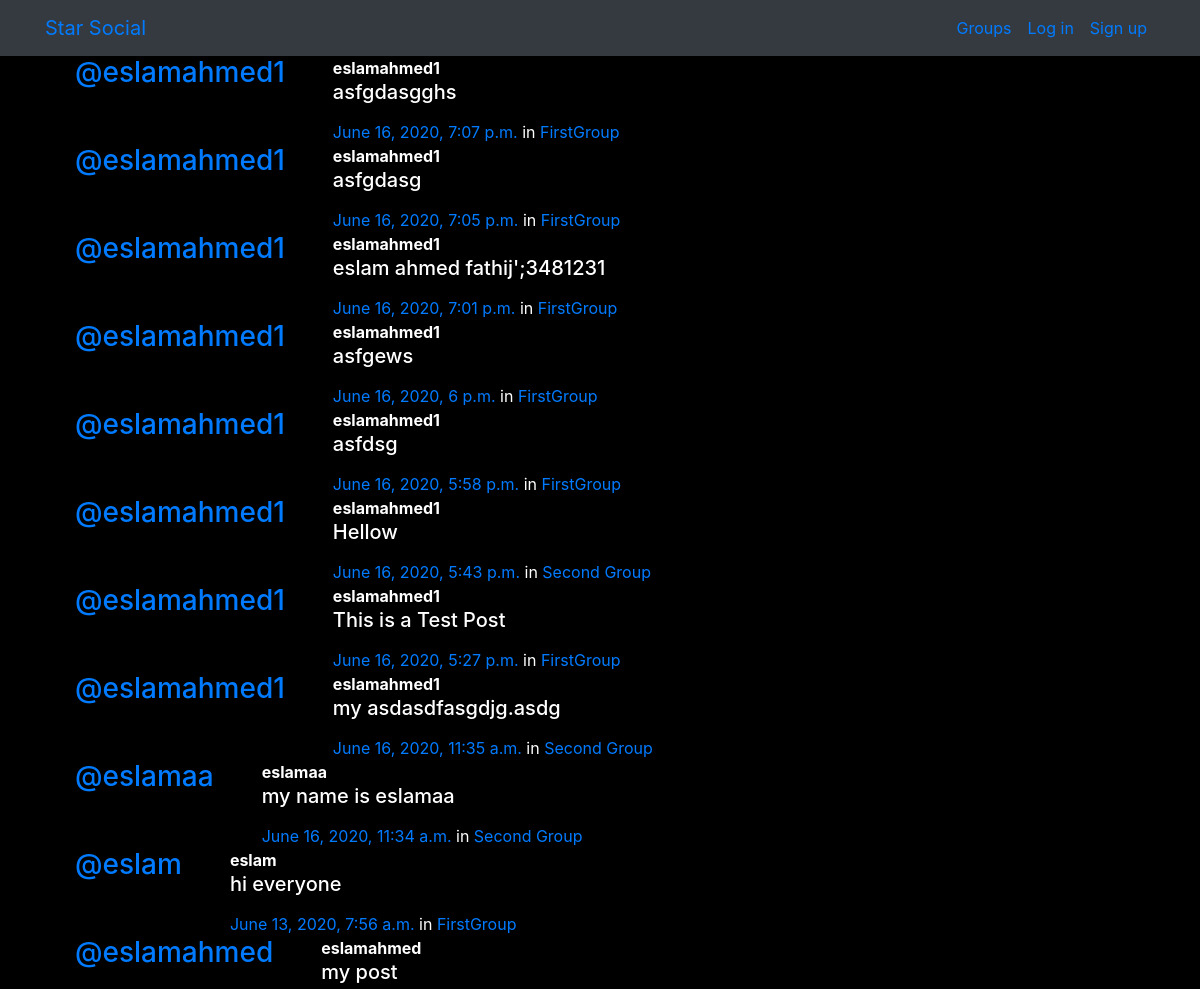
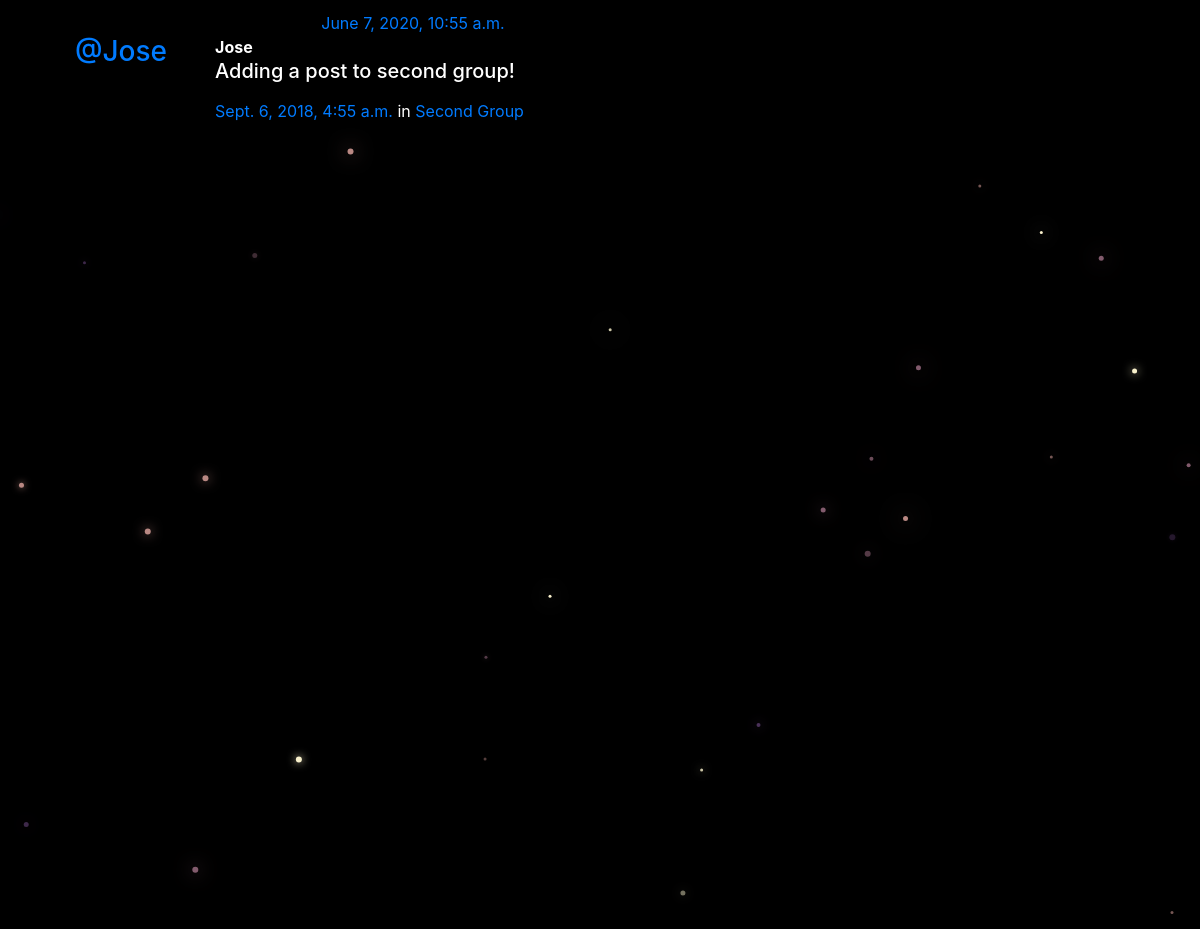
/posts/, run on the app's committed database (2 pictures, top to bottom).
### posts/models.py (models this page shows, shortened)
class Post(models.Model):
    user = models.ForeignKey(User, related_name="posts",on_delete=models.CASCADE)
    created_at = models.DateTimeField(auto_now=True)
    message = models.TextField()
    message_html = models.TextField(editable=False)
    group = models.ForeignKey(Group, related_name="posts",null=True, blank=True,on_delete=models.CASCADE)
    class Meta:
        ordering = ["-created_at"]
        unique_together = ["user", "message"]

### groups/models.py (models this page shows, shortened)
class Group(models.Model):
    name = models.CharField(max_length=255, unique=True)
    slug = models.SlugField(allow_unicode=True, unique=True)
    description = models.TextField(blank=True, default='')
    description_html = models.TextField(editable=False, default='', blank=True)
    members = models.ManyToManyField(User,through="GroupMember")
    class Meta:
        ordering = ["name"]

### posts/views.py (the view)
# urls.py: path('', views.PostList.as_view(), name="all"),
class PostList(SelectRelatedMixin, generic.ListView):
    model = models.Post
    select_related = ("user", "group")

### posts/templates/posts/post_list.html (shortened to what this page needs)
{% extends "posts/post_base.html" %}
{% load humanize %}
{% block post_content %}
<div class="col-md-8">
	{% for post in post_list %}
  {% include "posts/_post.html" %}
	{% endfor %}
</div>
{% endblock %}

### posts/templates/posts/_post.html (shortened to what this page needs)
<div class="media">
	<h3 class="mr-5"><a href="{% url 'posts:for_user' username=post.user.username %}">@{{ post.user.username }}</a></h3>
	<div class="media-body">
		<strong>{{ post.user.username }}</strong>
		<h5>{{ post.message_html|safe }}</h5>
			<time class="time"><a href="{% url 'posts:single' username=post.user.username pk=post.pk %}">{{ post.created_at }}</a></time>
			{% if post.group %}
			<span class="group-name">in <a href="#">{{ post.group.name }}</a></span>
			{% endif %}
	</div>
</div>

### static/simplesocial/css/master.css (style rules this page uses)
body { margin: 0; overflow: hidden; background-color: black; color:white; }

### data on the page
Post: user.username "eslamahmed1", message_html "asfgdasgghs", created_at "June 16, 2020, 7:07 p.m.", group.name "FirstGroup"
Post: user.username "eslamahmed1", message_html "asfgdasg", created_at "June 16, 2020, 7:05 p.m.", group.name "FirstGroup"
Post: user.username "eslamahmed1", message_html "eslam ahmed fathij';3481231", created_at "June 16, 2020, 7:01 p.m.", group.name "FirstGroup"
Post: user.username "eslamahmed1", message_html "asfgews", created_at "June 16, 2020, 6 p.m.", group.name "FirstGroup"
Post: user.username "eslamahmed1", message_html "asfdsg", created_at "June 16, 2020, 5:58 p.m.", group.name "FirstGroup"
Post: user.username "eslamahmed1", message_html "Hellow", created_at "June 16, 2020, 5:43 p.m.", group.name "Second Group"
Post: user.username "eslamahmed1", message_html "This is a Test Post", created_at "June 16, 2020, 5:27 p.m.", group.name "FirstGroup"
Post: user.username "eslamahmed1", message_html "my asdasdfasgdjg.asdg", created_at "June 16, 2020, 11:35 a.m.", group.name "Second Group"
Post: user.username "eslamaa", message_html "my name is eslamaa", created_at "June 16, 2020, 11:34 a.m.", group.name "Second Group"
Post: user.username "eslam", message_html "hi everyone", created_at "June 13, 2020, 7:56 a.m.", group.name "FirstGroup"
Post: user.username "eslamahmed", message_html "my post", created_at "June 7, 2020, 10:55 a.m."
Post: user.username "Jose", message_html "Adding a post to second group!", created_at "Sept. 6, 2018, 4:55 a.m.", group.name "Second Group"
